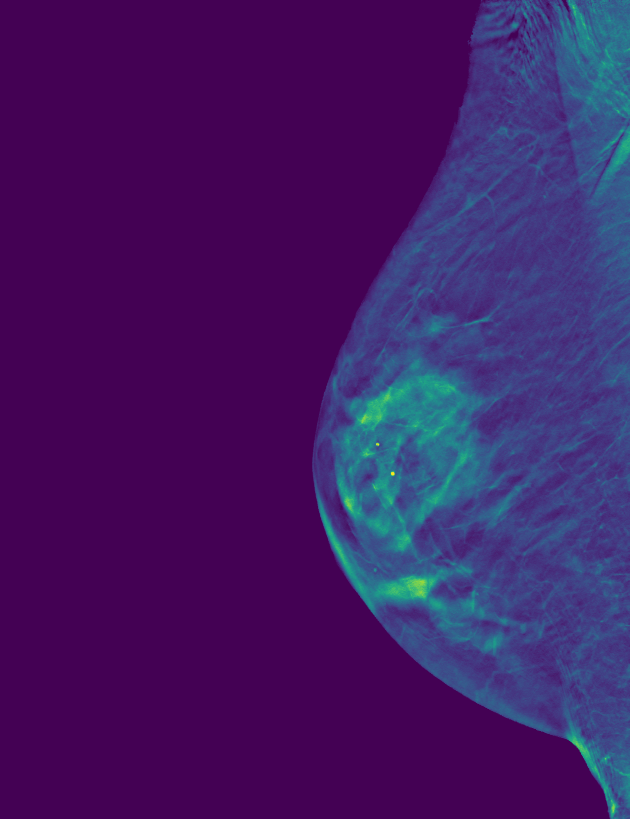
#> input picture classification/mammography/Mammo001.png, 1890 x 2457 px (shown at 1/3 size)
$ jupyter execute automatic_annotation.ipynb
#> lines starting #> are read from the running program, lines starting #| are printed output that depends on the picture; after the words box and inside, x2 and y2 are one past the last pixel; in counts of white or black regions, pixels touching at a corner belong together
[cell 1]
import cv2
import numpy as np
import matplotlib.pyplot as plt

[cell 2]
def show_image(image, name='Lenna'):
    plt.imshow(image)
    plt.title(name)
    plt.savefig(name)
    plt.show()

[cell 3]
def threshold(img, thresh=127, mode='inverse'):
    im = img.copy()

    if mode == 'direct':
        thresh_mode = cv2.THRESH_BINARY
    else:
        thresh_mode = cv2.THRESH_BINARY_INV

    _, thresh = cv2.threshold(im, thresh, 255, thresh_mode)

    return thresh

[cell 4]
def morph_op(img, mode='open', ksize=5, iterations=1):
    im = img.copy()
    kernel = cv2.getStructuringElement(cv2.MORPH_ELLIPSE,(ksize, ksize))

    if mode == 'open':
        morphed = cv2.morphologyEx(im, cv2.MORPH_OPEN, kernel)
    elif mode == 'close':
        morphed = cv2.morphologyEx(im, cv2.MORPH_CLOSE, kernel)
    elif mode == 'erode':
        morphed = cv2.erode(im, kernel)
    else:
        morphed = cv2.dilate(im, kernel)

    return morphed

[cell 5]
def get_bboxes(img):
    contours, _ = cv2.findContours(img, cv2.RETR_LIST, cv2.CHAIN_APPROX_SIMPLE)
    # Sort according to the area of contours in descending order.
    sorted_cnt = sorted(contours, key=cv2.contourArea, reverse = True)
    # Remove max area, outermost contour.
    sorted_cnt.remove(sorted_cnt[0])
    bboxes = []
    for cnt in sorted_cnt:
        x,y,w,h = cv2.boundingRect(cnt)
        cnt_area = w * h
        bboxes.append((x, y, x+w, y+h))
    return bboxes

[cell 6]
def draw_annotations(img, bboxes, thickness=2, color=(0,255,0)):
    annotations = img.copy()
    for box in bboxes:
        tlc = (box[0], box[1])
        brc = (box[2], box[3])
        cv2.rectangle(annotations, tlc, brc, color, thickness, cv2.LINE_AA)

    return annotations

[cell 7]
image1 = cv2.imread('Mammo001.png')
#> image1 is the input picture: shape (2457, 1890, 3); mean B, G, R 101, 26.5, 65.4
image2 = cv2.imread('Mammo002.png')
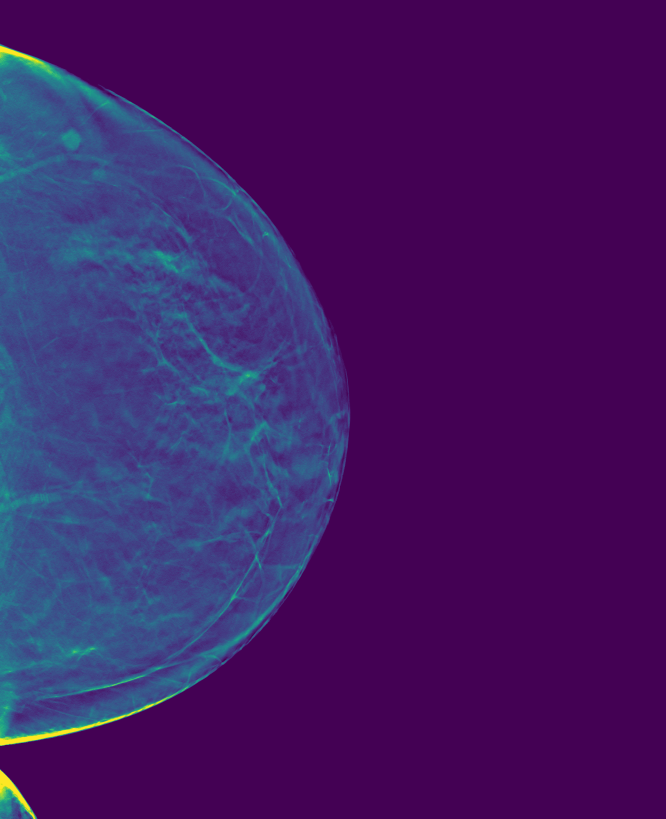
#> input picture classification/mammography/Mammo002.png, 1996 x 2457 px (shown at 1/3 size)
#> image2 is the input picture: shape (2457, 1996, 3); mean B, G, R 101, 26.7, 65.6
grayed_image1 = cv2.cvtColor(image1, cv2.COLOR_BGR2GRAY)
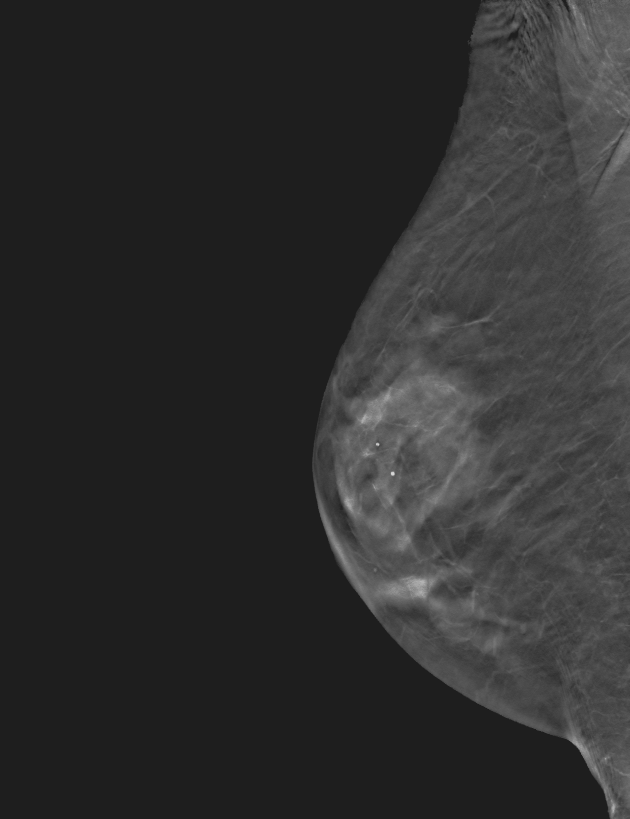
#> grayed_image1: shape (2457, 1890) (shown at 1/3 size); min 30, max 215, mean 46.3
grayed_image2 = cv2.cvtColor(image2, cv2.COLOR_BGR2GRAY)

print(image1.shape)
#| (2457, 1890, 3)
show_image(image1, 'Mammography 1')
show_image(grayed_image1, 'Grayed Mammography 1')

print(image2.shape)
#| (2457, 1996, 3)
show_image(image2, 'Mammography 2')
show_image(grayed_image2, 'Grayed Mammography 2')

[cell 8]
annotated_image1 = draw_annotations(
    grayed_image1,
    get_bboxes(morph_op(threshold(grayed_image1, 100)))
)
#> in threshold, `_, thresh = cv2.threshold(im, thresh, 255, thresh_mode)`:
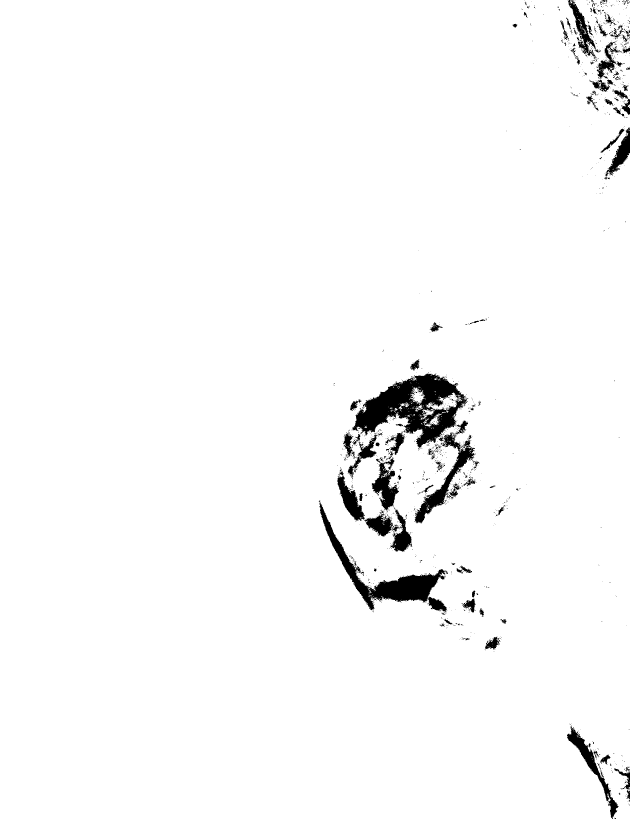
#> thresh: shape (2457, 1890) (shown at 1/3 size); 97.3% white; 1566 black regions (1431 under 20 px), largest, box (x1, y1, x2, y2) and area: (1055, 1121, 1404, 1343) 34294, (956, 1502, 1344, 1838) 21040, (1243, 1297, 1427, 1571) 9104
#> in morph_op, `morphed = cv2.morphologyEx(im, cv2.MORPH_OPEN, kernel)`:
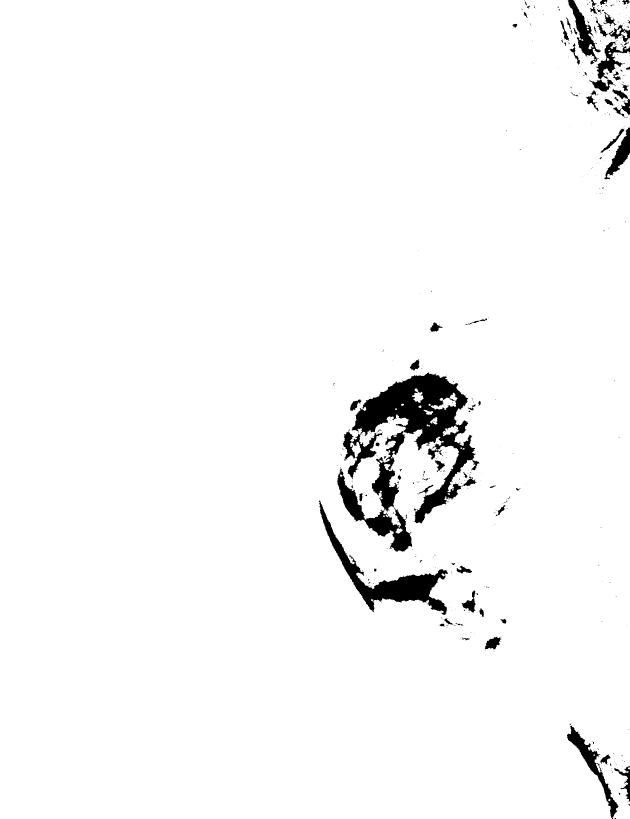
#> morphed: shape (2457, 1890) (shown at 1/3 size); 96.9% white; 582 black regions (507 under 20 px)
#> in get_bboxes, `contours, _ = cv2.findContours(img, cv2.RETR_LIST, cv2.CHAIN_APPROX_SI..`: contours = 766 contours, 657 with area under 20; largest, box (x1, y1, x2, y2) and area: (0, 0, 1890, 2457) 4610743, (1011, 1116, 1439, 1657) 86550, (955, 1501, 1345, 1846) 23550, (1293, 1178, 1372, 1230) 1493, (1383, 1770, 1429, 1838) 1228
#> in get_bboxes, `sorted_cnt = sorted(contours, key=cv2.contourArea, reverse = True)`: sorted_cnt has the same summary as contours
#> the loop in get_bboxes, `for cnt in sorted_cnt:` made 765 passes
#> (x, y, w, h, cnt_area) on passes 1 to 3: (1011, 1116, 428, 541, 231548), (955, 1501, 390, 345, 134550), (1293, 1178, 79, 52, 4108)
#> after the loop in get_bboxes, `for cnt in sorted_cnt:`: bboxes = 765 items, first 6: (1011, 1116, 1439, 1657), (955, 1501, 1345, 1846), (1293, 1178, 1372, 1230), (1383, 1770, 1429, 1838), (1454, 1909, 1505, 1950), (1801, 385, 1874, 460)
#> the loop in draw_annotations, `for box in bboxes:` made 765 passes
#> after the loop in draw_annotations, `for box in bboxes:`:
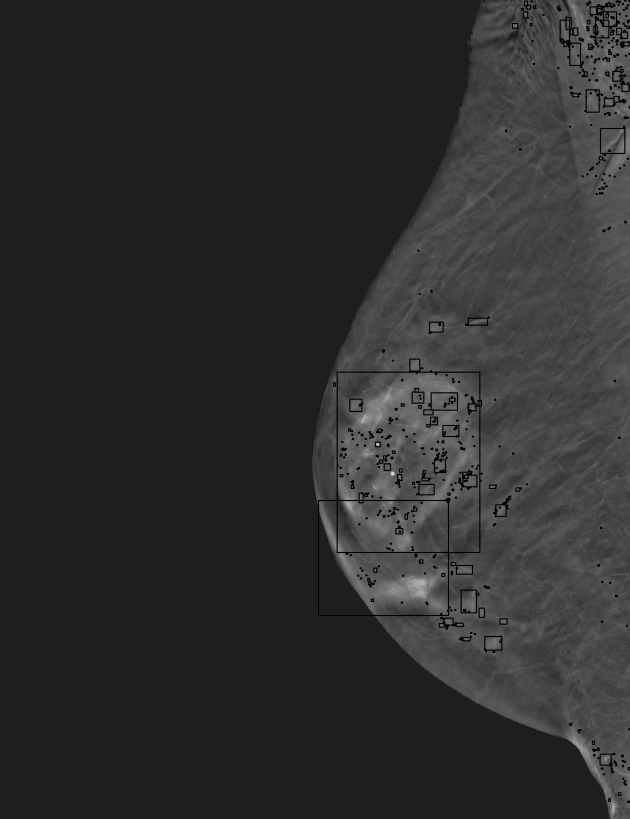
#> annotations: shape (2457, 1890) (shown at 1/3 size); 1.8% of pixels changed, all inside (x1, y1, x2, y2) = (953, 0, 1890, 2410)
show_image(annotated_image1, 'Annotated mammography 1')

[cell 9]
annotated_image2 = draw_annotations(
    grayed_image2,
    get_bboxes(morph_op(threshold(grayed_image2, 110)))
)
#> call 2 of threshold, with thresh = 110, mode = 'inverse'
#> in threshold (call 2), `thresh_mode = cv2.THRESH_BINARY_INV`: thresh_mode = 1
#> in threshold (call 2), `_, thresh = cv2.threshold(im, thresh, 255, thresh_mode)`:
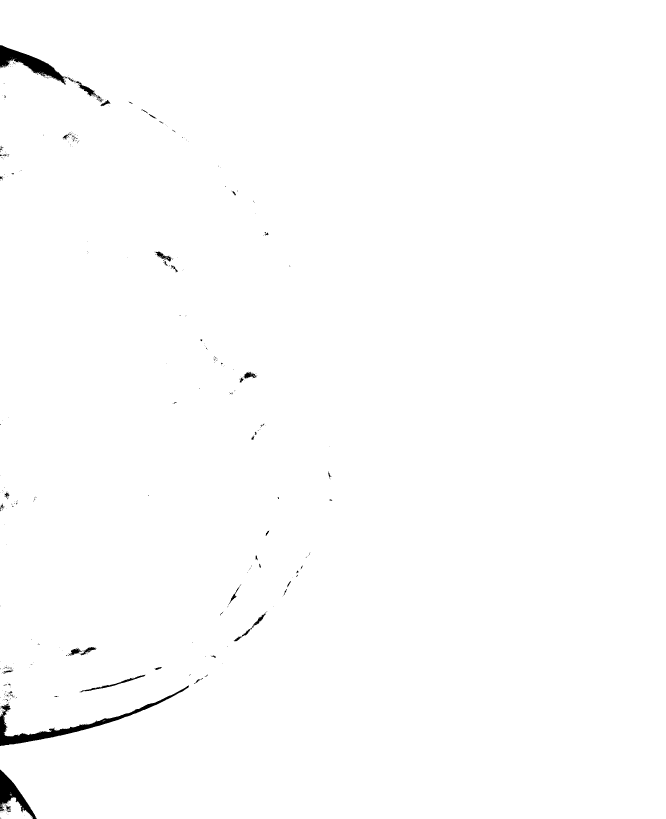
#> thresh: shape (2457, 1996) (shown at 1/3 size); 99.4% white; 534 black regions (478 under 20 px), largest, box (x1, y1, x2, y2) and area: (0, 2056, 567, 2238) 10035, (0, 135, 204, 254) 7194, (0, 2309, 110, 2457) 5317
#> call 2 of morph_op, with mode = 'open', ksize = 5, iterations = 1
#> in morph_op (call 2), `kernel = cv2.getStructuringElement(cv2.MORPH_ELLIPSE,(ksize, ksize))`: kernel = [[0, 0, 1, 0, 0], [1, 1, 1, 1, 1], [1, 1, 1, 1, 1], [1, 1, 1, 1, 1], [0, 0, 1, 0, 0]]
#> in morph_op (call 2), `morphed = cv2.morphologyEx(im, cv2.MORPH_OPEN, kernel)`:
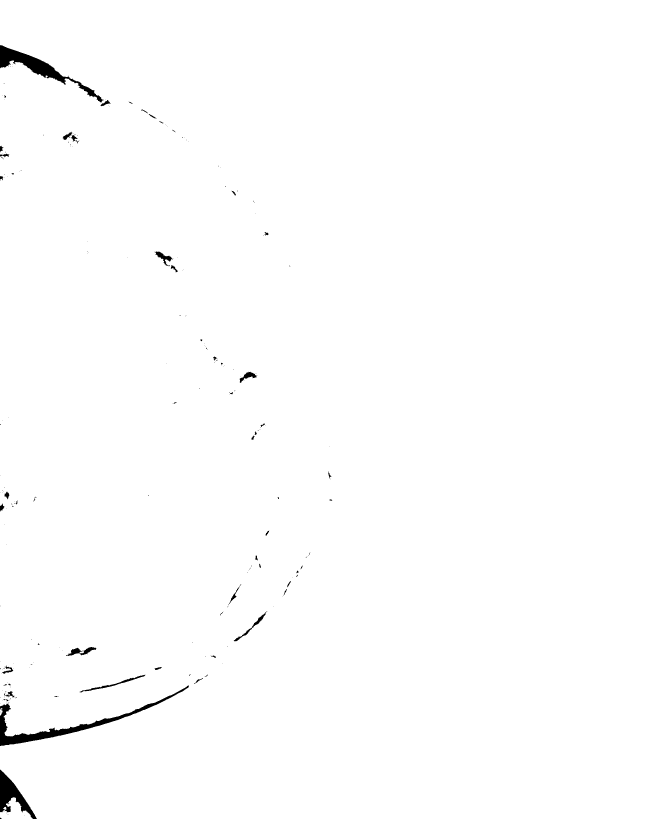
#> morphed: shape (2457, 1996) (shown at 1/3 size); 99.3% white; 254 black regions (200 under 20 px)
#> in get_bboxes (call 2), `contours, _ = cv2.findContours(img, cv2.RETR_LIST, cv2.CHAIN_APPROX_SI..`: contours = 307 contours, 249 with area under 20; largest, box (x1, y1, x2, y2) and area: (0, 0, 1996, 2457) 4869424, (0, 2392, 98, 2457) 3073, (238, 2023, 437, 2079) 1179, (197, 1940, 290, 1969) 1080, (701, 1833, 801, 1925) 889
#> in get_bboxes (call 2), `sorted_cnt = sorted(contours, key=cv2.contourArea, reverse = True)`: sorted_cnt has the same summary as contours
#> the loop in get_bboxes (call 2), `for cnt in sorted_cnt:` made 306 passes
#> (x, y, w, h, cnt_area) on passes 1 to 3: (0, 2392, 98, 65, 6370), (238, 2023, 199, 56, 11144), (197, 1940, 93, 29, 2697)
#> call 2 of draw_annotations, with thickness = 2, color = (0, 255, 0)
#> the loop in draw_annotations (call 2), `for box in bboxes:` made 306 passes
#> after the loop in draw_annotations (call 2), `for box in bboxes:`:
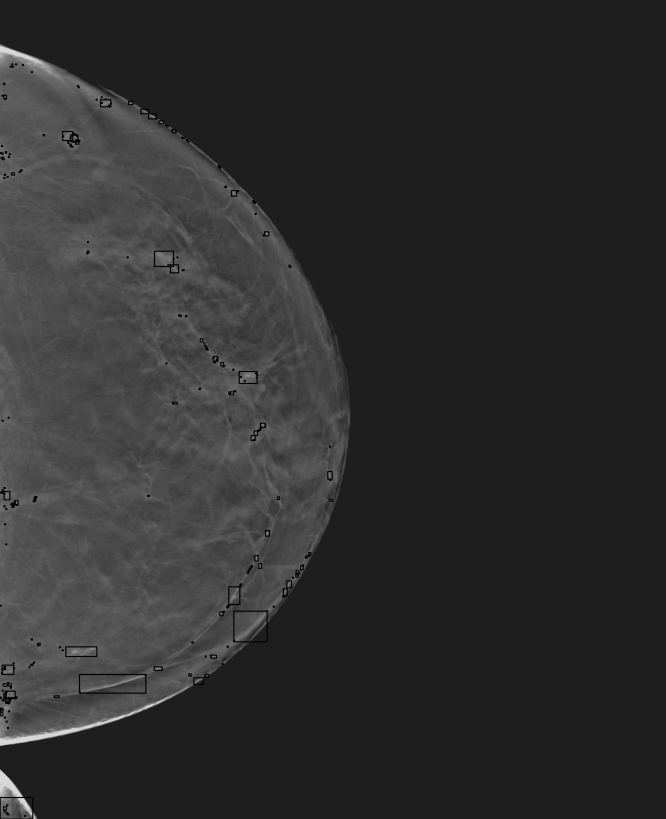
#> annotations: shape (2457, 1996) (shown at 1/3 size); min 0, max 215, mean 46
show_image(annotated_image2, 'Annotated mammography 2')

[cell 10]
bboxes1 = [(1116, 1724, 218, 105)]
manually_annotated_image1 = draw_annotations(
    image1,
    bboxes1
)
show_image(manually_annotated_image1, 'Manually annotated mammography 1')

[cell 11]
bboxes2 = [(267, 488, 64, 64), (169, 384, 93, 85)]
manually_annotated_image2 = draw_annotations(
    image2,
    bboxes2
)
